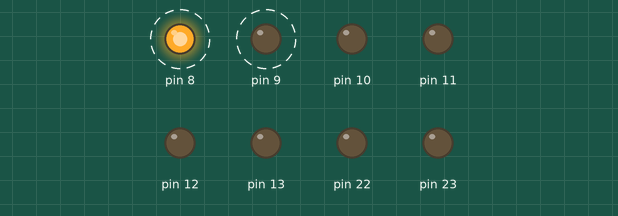
This sketch was run on a simulated Arduino Uno, built with avr-gcc and run on an emulated ATmega328P. Shown: output pins drawn as LEDs (lit = HIGH). Dashed ring = blinking.

Above: at 0.3 s.
Timing chart, 0 to 4.8 s (numbered marks = the images above):
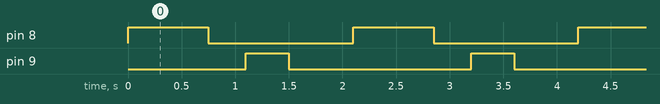

Measured:
- by itself, pin 8: alternates HIGH for 0.75 s and LOW for 1.4 s
- by itself, pin 9: alternates HIGH for 0.40 s and LOW for 1.7 s
- by itself, everything shown: repeats every 2.1 s, in 4 steps

The sketch:

sketch_feb27b_question1_example8_attempt1.ino
```cpp
// Class to handle a blinking LED connected to a specific pin of a port
class Blinky {
  private:
    unsigned char *port;      // Pointer to the port (address)
    unsigned int pin;         // Pin number on the port
    int OFF;                  // OFF time duration (ms)
    int ON;                   // ON time duration (ms)
    unsigned char *port_Dir;  // Pointer to the port direction register

  public:
    // Constructor: Initializes the port, pin, and ON/OFF times
    Blinky(unsigned char* port_number, unsigned int pin_Number, int ON_time, int OFF_time) {
      ON = ON_time;          // Set the ON time
      OFF = OFF_time;        // Set the OFF time
      port = port_number;    // Set the port address
      pin = pin_Number;      // Set the pin number

      // Set the direction register (DDR) based on the port address
      if (port == (unsigned char*)0x25) {
        port_Dir = (unsigned char*)0x24;  // DDR for port 0x25
      } else if (port == (unsigned char*)0x28) {
        port_Dir = (unsigned char*)0x27;  // DDR for port 0x28
      } else {
        port_Dir = (unsigned char*)0x2A;  // Default DDR for other ports
      }

      // Set the entire port direction to output (0xFF)
      // You may want to only set the direction for the specific pin
      *port_Dir = 0xFF;
    }

    // Blink function: Turns the LED on and off with the specified ON/OFF times
    void Blink() {
      // Set the pin HIGH (turn on the LED)
      *port = (*port) | (1 << pin);
      delay(ON);  // Wait for the ON duration

      // Set the pin LOW (turn off the LED)
      *port = (*port) & ~(1 << pin);
      delay(OFF); // Wait for the OFF duration
    }
};

// Create two Blinky objects representing two LEDs connected to the same port but different pins
Blinky led1((unsigned char*)0x25, 0, 750, 350);  // LED on pin 0 of port 0x25
Blinky led2((unsigned char*)0x25, 1, 400, 600);  // LED on pin 1 of port 0x25

// Setup function (currently empty, but can be used for initialization)
void setup() {
  // No setup needed in this case
}

// Main loop: Continuously blink both LEDs
void loop() {
  led1.Blink();  // Blink LED1
  led2.Blink();  // Blink LED2
}
```
